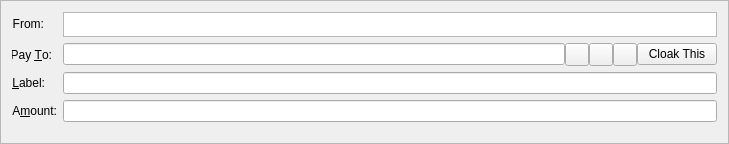
<?xml version="1.0" encoding="UTF-8"?>
<ui version="4.0">
 <class>SendCoinsEntry</class>
 <widget class="QFrame" name="SendCoinsEntry">
  <property name="geometry">
   <rect>
    <x>0</x>
    <y>0</y>
    <width>729</width>
    <height>144</height>
   </rect>
  </property>
  <property name="windowTitle">
   <string>Form</string>
  </property>
  <property name="frameShape">
   <enum>QFrame::StyledPanel</enum>
  </property>
  <property name="frameShadow">
   <enum>QFrame::Sunken</enum>
  </property>
  <layout class="QFormLayout" name="formLayout">
   <item row="0" column="0">
    <widget class="QLabel" name="label_3">
     <property name="text">
      <string>From:</string>
     </property>
     <property name="alignment">
      <set>Qt::AlignRight|Qt::AlignTrailing|Qt::AlignVCenter</set>
     </property>
     <property name="buddy">
      <cstring>fromAddress</cstring>
     </property>
    </widget>
   </item>
   <item row="0" column="1">
    <layout class="QHBoxLayout" name="horizontalLayout">
     <item>
      <widget class="QPlainTextEdit" name="fromAddress">
       <property name="sizePolicy">
        <sizepolicy hsizetype="Expanding" vsizetype="Fixed">
         <horstretch>0</horstretch>
         <verstretch>0</verstretch>
        </sizepolicy>
       </property>
       <property name="maximumSize">
        <size>
         <width>16777215</width>
         <height>25</height>
        </size>
       </property>
      </widget>
     </item>
    </layout>
   </item>
   <item row="1" column="0">
    <widget class="QLabel" name="label_2">
     <property name="text">
      <string>Pay &amp;To:</string>
     </property>
     <property name="alignment">
      <set>Qt::AlignRight|Qt::AlignTrailing|Qt::AlignVCenter</set>
     </property>
     <property name="buddy">
      <cstring>payTo</cstring>
     </property>
    </widget>
   </item>
   <item row="1" column="1">
    <layout class="QHBoxLayout" name="payToLayout">
     <property name="spacing">
      <number>0</number>
     </property>
     <item>
      <widget class="QValidatedLineEdit" name="payTo">
       <property name="toolTip">
        <string>The address to send the payment to  (e.g. 4Zo1ga6xuKuQ7JV7M9rGDoxdbYwV5zgQJ5)</string>
       </property>
       <property name="maxLength">
        <number>34</number>
       </property>
      </widget>
     </item>
     <item>
      <widget class="QToolButton" name="addressBookButton">
       <property name="toolTip">
        <string>Choose address from address book</string>
       </property>
       <property name="text">
        <string/>
       </property>
       <property name="icon">
        <iconset resource="../bitcoin.qrc">
         <normaloff>:/icons/address-book</normaloff>:/icons/address-book</iconset>
       </property>
       <property name="shortcut">
        <string>Alt+A</string>
       </property>
      </widget>
     </item>
     <item>
      <widget class="QToolButton" name="pasteButton">
       <property name="toolTip">
        <string>Paste address from clipboard</string>
       </property>
       <property name="text">
        <string/>
       </property>
       <property name="icon">
        <iconset resource="../bitcoin.qrc">
         <normaloff>:/icons/editpaste</normaloff>:/icons/editpaste</iconset>
       </property>
       <property name="shortcut">
        <string>Alt+P</string>
       </property>
      </widget>
     </item>
     <item>
      <widget class="QToolButton" name="deleteButton">
       <property name="toolTip">
        <string>Remove this recipient</string>
       </property>
       <property name="text">
        <string/>
       </property>
       <property name="icon">
        <iconset resource="../bitcoin.qrc">
         <normaloff>:/icons/remove</normaloff>:/icons/remove</iconset>
       </property>
      </widget>
     </item>
     <item>
      <widget class="QPushButton" name="cloaksendButton">
       <property name="text">
        <string>Cloak This</string>
       </property>
      </widget>
     </item>
    </layout>
   </item>
   <item row="2" column="0">
    <widget class="QLabel" name="label_4">
     <property name="text">
      <string>&amp;Label:</string>
     </property>
     <property name="alignment">
      <set>Qt::AlignRight|Qt::AlignTrailing|Qt::AlignVCenter</set>
     </property>
     <property name="buddy">
      <cstring>addAsLabel</cstring>
     </property>
    </widget>
   </item>
   <item row="2" column="1">
    <layout class="QHBoxLayout" name="horizontalLayout_2">
     <property name="spacing">
      <number>0</number>
     </property>
     <item>
      <widget class="QValidatedLineEdit" name="addAsLabel">
       <property name="enabled">
        <bool>true</bool>
       </property>
       <property name="toolTip">
        <string>Enter a label for this address to add it to your address book</string>
       </property>
      </widget>
     </item>
    </layout>
   </item>
   <item row="3" column="0">
    <widget class="QLabel" name="label">
     <property name="text">
      <string>A&amp;mount:</string>
     </property>
     <property name="alignment">
      <set>Qt::AlignRight|Qt::AlignTrailing|Qt::AlignVCenter</set>
     </property>
     <property name="buddy">
      <cstring>payAmount</cstring>
     </property>
    </widget>
   </item>
   <item row="3" column="1">
    <widget class="BitcoinAmountField" name="payAmount"/>
   </item>
  </layout>
 </widget>
 <customwidgets>
  <customwidget>
   <class>QValidatedLineEdit</class>
   <extends>QLineEdit</extends>
   <header>qvalidatedlineedit.h</header>
  </customwidget>
  <customwidget>
   <class>BitcoinAmountField</class>
   <extends>QLineEdit</extends>
   <header>bitcoinamountfield.h</header>
   <container>1</container>
  </customwidget>
 </customwidgets>
 <resources>
  <include location="../bitcoin.qrc"/>
 </resources>
 <connections/>
</ui>
